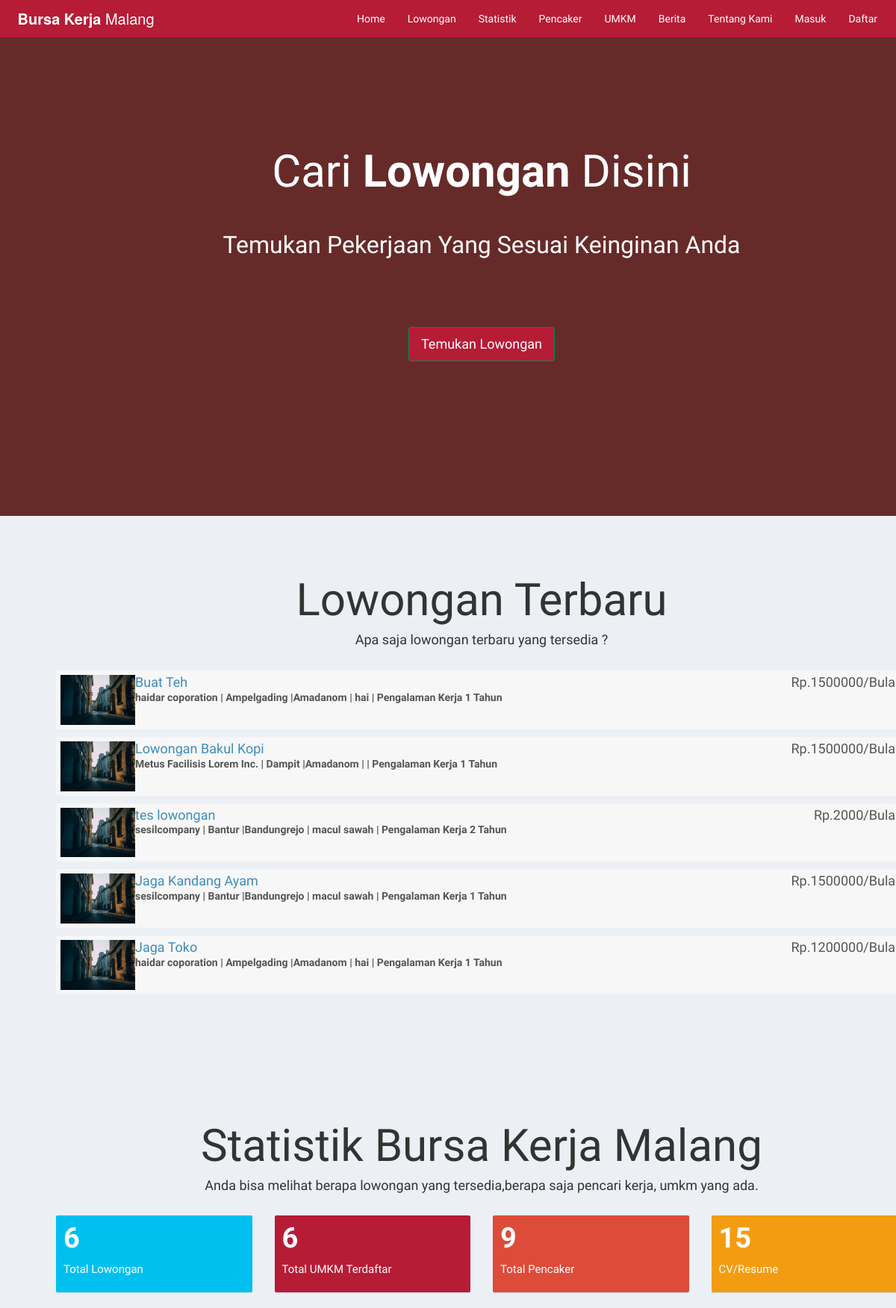
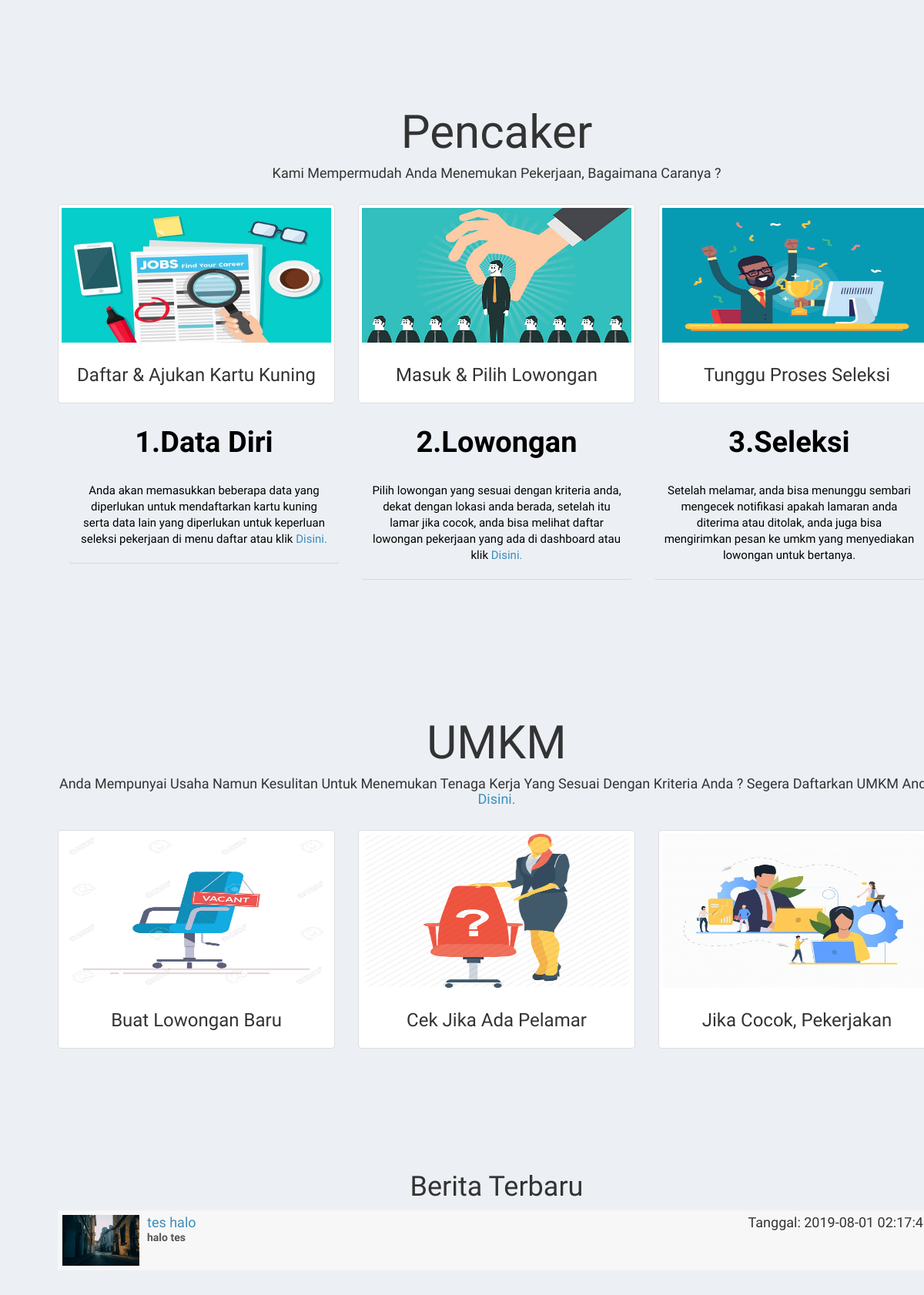
The page / (upper part) on the database its author committed (2 pictures, top to bottom).
### tables this page shows
CREATE TABLE `company` (
  `id_company` int(11) NOT NULL,
  `name` varchar(255) NOT NULL,
  `companyname` varchar(255) NOT NULL,
  `kecamatan` varchar(255) NOT NULL,
  `kelurahan_desa` varchar(255) NOT NULL,
  `alamat` varchar(255) NOT NULL,
  `contactno` varchar(255) NOT NULL,
  `website` varchar(255) NOT NULL,
  `email` varchar(255) NOT NULL,
  `password` varchar(255) NOT NULL,
  `aboutme` varchar(255) DEFAULT NULL,
  `logo` varchar(255) NOT NULL,
  `createdAt` timestamp NOT NULL DEFAULT CURRENT_TIMESTAMP,
  `active` int(11) NOT NULL DEFAULT '2',
  `id_pengusaha` int(11) NOT NULL
);

CREATE TABLE `buat_lowongan` (
  `id_jobpost` int(11) NOT NULL,
  `id_company` int(11) NOT NULL,
  `jobtitle` varchar(255) NOT NULL,
  `description` text NOT NULL,
  `minimumsalary` varchar(255) NOT NULL,
  `maximumsalary` varchar(255) NOT NULL,
  `experience` varchar(255) NOT NULL,
  `qualification` varchar(255) NOT NULL,
  `createdat` timestamp NOT NULL DEFAULT CURRENT_TIMESTAMP
);

CREATE TABLE `buat_artikel` (
  `id_berita` int(11) NOT NULL,
  `id_company` int(11) NOT NULL,
  `judul_berita` varchar(255) NOT NULL,
  `deskripsi` text NOT NULL,
  `pict_article` varchar(255) NOT NULL,
  `createdat` timestamp NOT NULL DEFAULT CURRENT_TIMESTAMP
);

### index.php (the view, shortened to what this page needs)
<?php
  require_once("landingpage/db.php");
?>
<!DOCTYPE html>
<html>
<head>
  <link rel="stylesheet" href="https://cdnjs.cloudflare.com/ajax/libs/twitter-bootstrap/3.3.7/css/bootstrap.min.css">
  <link rel="stylesheet" href="css/style2.css">
  <link rel="stylesheet" href="https://cdnjs.cloudflare.com/ajax/libs/ionicons/2.0.1/css/ionicons.min.css">
  <link rel="stylesheet" href="css/AdminLTE.min.css">
  <link rel="stylesheet" href="css/_all-skins.min.css">
  <link rel="stylesheet" href="css/custom.css">
</head>
<body class="hold-transition skin-green sidebar-mini">
  <div class="wrapper">
  <header class="main-header" style="position: fixed;">
      <a href="#home" class="logo logo-bg">
        <span class="logo-lg"><b>Bursa Kerja</b> Malang</span>
      </a>
      <nav class="navbar" style="position: fixed; width: 100%; padding-right:20%">
        <div class="navbar-custom-menu">
          <ul class="nav navbar-nav">
            <li>
              <a href="#home">Home</a>
            </li>
            <li>
              <a href="#lowongan">Lowongan</a>
            </li>
            <li>
              <a href="#statistics">Statistik</a>
            </li>
            <li>
              <a href="#candidates">Pencaker</a>
            </li>
           <li>
            <a href="#company">UMKM</a>
          </li>
          <li>
              <a href="#berita">Berita</a>
            </li>
          <li>
            <a href="#about">Tentang Kami</a>
          </li>
          <?php if(empty($_SESSION['id_user']) && empty($_SESSION['id_company'])) { ?>
            <li>
              <a href="landingpage/login.php">Masuk</a>
            </li>
            <li>
              <a href="landingpage/sign-up.php">Daftar</a>
            </li>
          <?php } ?>
        </ul>
      </div>
    </nav>
  </header>
  <div class="content-wrapper" style="margin-left: 0px;">
    <section class="content-header bg-main padding-5" id="home" >
      <div class="container">
        <div class="row">
          <div class="col-md-12 text-center index-head">
            <h1>Cari <strong>Lowongan</strong> Disini</h1>
            <p>Temukan Pekerjaan Yang Sesuai Keinginan Anda</p>
            <p><a class="btn btn-success btn-lg" href="landingpage/jobs.php" role="button">Temukan Lowongan</a></p>
          </div>
        </div>
      </div>
    </section>
    <section class="content-header padding-5" id="lowongan">
      <div class="container">
      <div class="row">
          <div class="col-md-12 latest-job margin-bottom-20">
            <h1 class="text-center">Lowongan Terbaru</h1>
            <center><h4>Apa saja lowongan terbaru yang tersedia ?</h4></center>
            <br>
            <?php
          $sql = "SELECT * FROM buat_lowongan Order By Rand() Limit 5";
          $result = $conn->query($sql);
          if($result->num_rows > 0) {
            while($row = $result->fetch_assoc())
            {
              $sql1 = "SELECT * FROM company WHERE id_company='$row[id_company]'";
              $result1 = $conn->query($sql1);
              if($result1->num_rows > 0) {
                while($row1 = $result1->fetch_assoc())
                {
             ?>
            <div class="attachment-block clearfix">
              <img class="attachment-img" src="img/photo1.png" alt="Attachment Image">
              <div class="attachment-text">
                <h4 class="attachment-heading"><a href="landingpage/view-job-post.php?id=<?php echo $row['id_jobpost']; ?>"><?php echo $row['jobtitle']; ?></a> <span class="attachment-heading pull-right">Rp.<?php echo $row['maximumsalary']; ?>/Bulan</span></h4>
                <div class="attachment-text">
                    <div><strong><?php echo $row1['companyname']; ?> | <?php echo $row1['kecamatan']; ?> |<?php echo $row1['kelurahan_desa']; ?> | <?php echo $row1['aboutme']; ?> | Pengalaman Kerja <?php echo $row['experience']; ?> Tahun</strong></div>
                </div>
              </div>
            </div>
          <?php
              }
            }
            }
          }
          ?>
          </div>
        </div>
      </div>
    </section>
    <section id="statistics" class="content-header padding-5">
      <div class="container">
        <div class="row">
          <div class="col-md-12 text-center latest-job margin-bottom-20">
            <h1>Statistik Bursa Kerja Malang</h1>
            <center><h4>Anda bisa melihat berapa lowongan yang tersedia,berapa saja pencari kerja, umkm yang ada.</h4></center>
          </div>
        </div>
        <div class="row">
        <div class="col-lg-3 col-xs-6">
          <div class="small-box bg-aqua">
            <div class="inner">
             <?php
                      $sql = "SELECT * FROM buat_lowongan";
                      $result = $conn->query($sql);
                      if($result->num_rows > 0) {
                        $totalno = $result->num_rows;
                      } else {
                        $totalno = 0;
                      }
                    ?>
              <h3><?php echo $totalno; ?></h3>
              <p>Total Lowongan</p>
            </div>
          </div>
        </div>
        <div class="col-lg-3 col-xs-6">
          <div class="small-box bg-green">
            <div class="inner">
                  <?php
                      $sql = "SELECT * FROM company WHERE active='1'";
                      $result = $conn->query($sql);
                      if($result->num_rows > 0) {
                        $totalno = $result->num_rows;
                      } else {
                        $totalno = 0;
                      }
                    ?>
              <h3><?php echo $totalno; ?></h3>
              <p>Total UMKM Terdaftar</p>
            </div>
          </div>
        </div>
        <div class="col-lg-3 col-xs-6">
          <div class="small-box bg-red">
            <div class="inner">
               <?php
                      $sql = "SELECT * FROM users WHERE active='1'";
                      $result = $conn->query($sql);
                      if($result->num_rows > 0) {
                        $totalno = $result->num_rows;
                      } else {
                        $totalno = 0;
                      }
                    ?>
              <h3><?php echo $totalno; ?></h3>
              <p>Total Pencaker</p>
            </div>
          </div>
        </div>
        <div class="col-lg-3 col-xs-6">
          <div class="small-box bg-yellow">
            <div class="inner">
             <?php
                      $sql = "SELECT * FROM users WHERE resume!=''";
                      $result = $conn->query($sql);
                      if($result->num_rows > 0) {
                        $totalno = $result->num_rows;
                      } else {
                        $totalno = 0;
                      }
                    ?>
              <h3><?php echo $totalno; ?></h3>
              <p>CV/Resume</p>
            </div>
          </div>
        </div>
      </div>
      </div>
    </section>
    <section id="candidates" class="content-header padding-5">
      <div class="container margin-top-30">
        <div class="row">
          <div class="col-md-12 text-center latest-job margin-bottom-20">
            <h1>Pencaker</h1>
            <h4>Kami Mempermudah Anda Menemukan Pekerjaan, Bagaimana Caranya ?</h4>
          </div>
        </div>
        <div class="row">
          <div class="col-sm-4 col-md-4">
            <div class="thumbnail candidate-img">
              <img src="img/job1.jpg" alt="Browse Jobs">
              <div class="caption">
                <h3 class="text-center">Daftar & Ajukan Kartu Kuning</h3>
              </div>
            </div>
          </div>
          <div class="col-sm-4 col-md-4">
            <div class="thumbnail candidate-img">
              <img src="img/job2.jpg" alt="Apply & Get Interviewed">
              <div class="caption">
                <h3 class="text-center">Masuk & Pilih Lowongan</h3>
              </div>
            </div>
          </div>
          <div class="col-sm-4 col-md-4">
            <div class="thumbnail candidate-img">
              <img src="img/job3.jpg" alt="Start A Career">
              <div class="caption">
                <h3 class="text-center">Tunggu Proses Seleksi </h3>
              </div>
            </div>
          </div>
        </div>
      </div>
      <div class="container margin-top-30">
        <div class="row">
          <div class="col-md-12 text-center latest-job margin-bottom-20">
      <div class="col-lg-4 col-xs-9">
          <div class="small-box bg-grey">
            <div class="inner">
            <h3 style="color:black;">1.Data Diri</h3><br>
            <p style="color:black;">Anda akan memasukkan beberapa data yang diperlukan untuk mendaftarkan kartu kuning serta data lain yang diperlukan untuk keperluan seleksi pekerjaan di menu daftar atau klik <a href="landingpage/register-candidates.php">Disini.</a></p>
      </div>
      </div>
      </div>
      <div class="col-lg-4 col-xs-9">
          <div class="small-box bg-grey">
            <div class="inner">
            <h3 style="color:black;">2.Lowongan</h3><br>
            <p style="color:black;">Pilih lowongan yang sesuai dengan kriteria anda, dekat dengan lokasi anda berada, setelah itu lamar jika cocok, anda bisa melihat daftar lowongan pekerjaan yang ada di dashboard atau klik <a href="landingpage/register-candidates.php">Disini.</a> </p>
      </div>
      </div>
      </div>
      <div class="col-lg-4 col-xs-9">
          <div class="small-box bg-grey">
            <div class="inner">
            <h3 style="color:black;">3.Seleksi</h3><br>
            <p style="color:black;">Setelah melamar, anda bisa menunggu sembari mengecek notifikasi apakah lamaran anda diterima atau ditolak, anda juga bisa mengirimkan pesan ke umkm yang menyediakan lowongan untuk bertanya.</p>
      </div>
      </div>
      </div>
      </div>
    </section>
    <section id="company" class="content-header padding-5">
      <div class="container">
        <div class="row">
          <div class="col-md-12 text-center latest-job margin-bottom-20">
            <h1>UMKM</h1>
            <h4>Anda Mempunyai Usaha Namun Kesulitan Untuk Menemukan Tenaga Kerja Yang Sesuai Dengan Kriteria Anda ? Segera Daftarkan UMKM Anda <a href="landingpage/register-company.php">Disini.</a></h4>
          </div>
        </div>
        <div class="row">
          <div class="col-sm-4 col-md-4">
            <div class="thumbnail company-img">
              <img src="img/umkm1.jpg" alt="Browse Jobs">
              <div class="caption">
                <h3 class="text-center">Buat Lowongan Baru</h3>
              </div>
            </div>
          </div>
          <div class="col-sm-4 col-md-4">
            <div class="thumbnail company-img">
              <img src="img/umkm2.png" alt="Apply & Get Interviewed">
              <div class="caption">
                <h3 class="text-center">Cek Jika Ada Pelamar</h3>
              </div>
            </div>
          </div>
          <div class="col-sm-4 col-md-4">
            <div class="thumbnail company-img">
              <img src="img/umkm3.jpg" alt="Start A Career">
              <div class="caption">
                <h3 class="text-center">Jika Cocok, Pekerjakan</h3>
              </div>
            </div>
          </div>
        </div>
      </div>
    </section>
    <section id="berita" class="content-header padding-5">
      <div class="container">
        <div class="row">
          <div class="col-md-12 latest-job margin-bottom-20">
            <center>
            <h1>Berita Terbaru</h1>
            </center>
            <?php
            $sql = "SELECT * FROM buat_artikel Order By Rand() Limit 5";
          $result = $conn->query($sql);
          if($result->num_rows > 0) {
            while($row = $result->fetch_assoc())
            {
             ?>
            <div class="attachment-block clearfix">
              <img class="attachment-img" src="img/photo1.png" alt="Attachment Image">
              <div class="attachment-pushed">
                <h4 class="attachment-heading"><a href="landingpage/view-article.php?id=<?php echo $row['id_berita']; ?>"><?php echo $row['judul_berita']; ?></a> <span class="attachment-heading pull-right">Tanggal: <?php echo $row['createdat']; ?></span></h4>
                <div class="attachment-text">
                    <div><strong><?php echo $row['deskripsi']; ?></strong></div>
                </div>
              </div>
            </div>
          <?php
            }
          }
          ?>
          </div>
        </div>
      </div>
    </section>
  </div>
</div>
</body>
</html>

### css/custom.css (style rules this page uses)
.bg-main { background: linear-gradient(0deg, rgba(0, 0, 0, 0.5), rgba(0, 0, 0, 0.5)), url(../img/mlg.jpg) no-repeat center center fixed !important; -webkit-background-size: cover; -moz-background-size: cover; -o-background-size: cover; background-size: cover !important; }
.index-head { padding: 10%; color: #fff; line-height: 790%; }
.index-head>h1 { font-size: 60px; }
.logo-bg { background-color: rgb(182, 28, 54) !important; }
.index-head>p { font-size: 32px; }
.index-head>p>a { margin-top: 20px; }
.latest-job { line-height: 150%; }
.latest-job>h1 { font-size: 60px; }
.candidate-img>img { width: 350px; height: 175px; }
.company-img>img { width: 350px; height: 200px; }
.margin-bottom-20 { margin-bottom: 20px; }
.padding-5 { padding: 5%; }

### rows shown on the page
buat_lowongan: jobtitle "Buat Teh", maximumsalary "1500000", experience "1"
company: companyname "haidar coporation", kecamatan "Ampelgading", kelurahan_desa "Amadanom", aboutme "hai"
buat_lowongan: jobtitle "Lowongan Bakul Kopi", maximumsalary "1500000", experience "1"
company: companyname "Metus Facilisis Lorem Inc.", kecamatan "Dampit", kelurahan_desa "Amadanom"
buat_lowongan: jobtitle "tes lowongan", maximumsalary "2000", experience "2"
company: companyname "sesilcompany", kecamatan "Bantur", kelurahan_desa "Bandungrejo", aboutme "macul sawah"
buat_lowongan: jobtitle "Jaga Kandang Ayam", maximumsalary "1500000", experience "1"
buat_lowongan: jobtitle "Jaga Toko", maximumsalary "1200000", experience "1"
buat_artikel: judul_berita "tes halo", createdat "2019-08-01…", deskripsi "halo tes"

### other values the page prints
$totalno "6"
$totalno "9"
$totalno "15"
